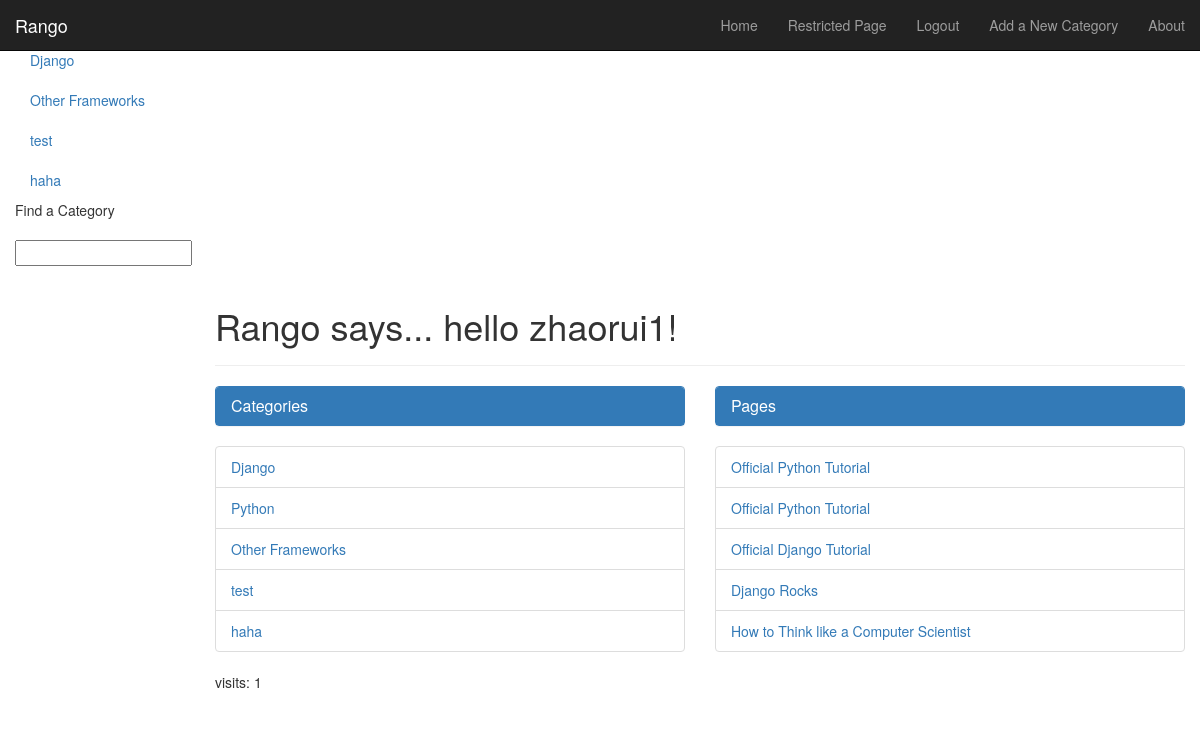
Screenshot of /rango/ (signed in) with the database file from the repository.
### rango/models.py (models this page shows, shortened)
class Category(models.Model):
        name = models.CharField(max_length=128, unique=True)
        views = models.IntegerField(default=0)
        likes = models.IntegerField(default=0)
        slug = models.SlugField(unique=True)

class Page(models.Model):
    category = models.ForeignKey(Category)
    title = models.CharField(max_length=128)
    url = models.URLField()
    views = models.IntegerField(default=0)

### rango/views.py (the view)
def index(request):
    request.session.set_test_cookie()
    category_list = Category.objects.order_by('-likes')[:5]
    most_viewed_pages = Page.objects.order_by('-views')[:5]
    context_dict = {'categories': category_list, 'pages':most_viewed_pages}
    visits = request.session.get('visits') #request.session is a dictionary storing cookies
    if not visits:
        visits = 1
    reset_last_visit_time = False
    last_visit = request.session.get('last_visit') # create a bool determines if need to reset the cookies?
    if last_visit:
        last_visit_time = datetime.strptime(last_visit[:-7], "%Y-%m-%d %H:%M:%S")
        if (datetime.now() - last_visit_time).seconds > 0:
            visits = visits + 1
            reset_last_visit_time = True
    else:
        reset_last_visit_time = True
    if reset_last_visit_time:
        request.session['last_visit'] = str(datetime.now())
        request.session['visits'] = visits
    context_dict['visits'] = visits
    response = render(request,'rango/index.html', context_dict)
    return response

### rango/templatetags/rango_extras.py (called while the page is built)
@register.inclusion_tag('rango/cats.html')
def get_category_list(cat=None):
    return {'cats': Category.objects.all(), 'act_cat': cat}

### templates/rango/index.html (shortened to what this page needs)
{% extends 'base.html' %}
{% load staticfiles %}
{% block body_block %}
{% if user.is_authenticated %}
    <div class="page-header">
        <h1>Rango says... hello {{ user.username }}!</h1>
{% else %}
        <h1>Rango says... hello world!</h1>
{% endif %}
</div>
         <div class="row placeholders">
            <div class="col-xs-12 col-sm-6 placeholder">
                <div class="panel panel-primary">
                    <div class="panel-heading">
                        <h3 class="panel-title">Categories</h3>
                </div>
            </div>
              {% if categories %}
                    <ul class="list-group">
                        {% for category in categories %}
                            <li class="list-group-item"><a href="{% url 'category'  category.slug %}">{{ category.name }}</a></li>
                        {% endfor %}
                    </ul>
                {% else %}
                    <strong>There are no categories present.</strong>
                {% endif %}
            </div>
            <div class="col-xs-12 col-sm-6 placeholder">
                <div class="panel panel-primary">
                    <div class="panel-heading">
                        <h3 class="panel-title">Pages</h3>
                    </div>
                </div>
                {% if pages %}
                    <ul class="list-group">
                        {% for page in pages %}
                         <li class="list-group-item"><a href="{{page.url}}">{{ page.title }}</a></li>
                        {% endfor %}
                    </ul>
                {% else %}
                    <strong>There are no categories present.</strong>
                {% endif %}
            </div>
          </div>
       <p> visits: {{ visits }}</p>
{% endblock %}

### templates/rango/cats.html
{% if cats %}
    <ul class="nav nav-sidebar">
	{% for c in cats %}
    	{% if c == act_cat %} <li  class="active" > {% else  %} <li>{% endif %}
            <a href="{% url 'category'  c.slug %}">{{ c.name }}</a></li>
	{% endfor %}
{% else %}
    <li> <strong >There are no category present.</strong></li>
    </ul>
{% endif %}

### rows the page displays
Category: name "Django"
Category: name "Other Frameworks"
Category: name "test"
Category: name "haha"
Category: name "Python"
Page: title "Official Python Tutorial"
Page: title "Official Python Tutorial"
Page: title "Official Django Tutorial"
Page: title "Django Rocks"
Page: title "How to Think like a Computer Scientist"

### other values shown
{{ user.username }} "zhaorui1"
{{ visits }} "1"
